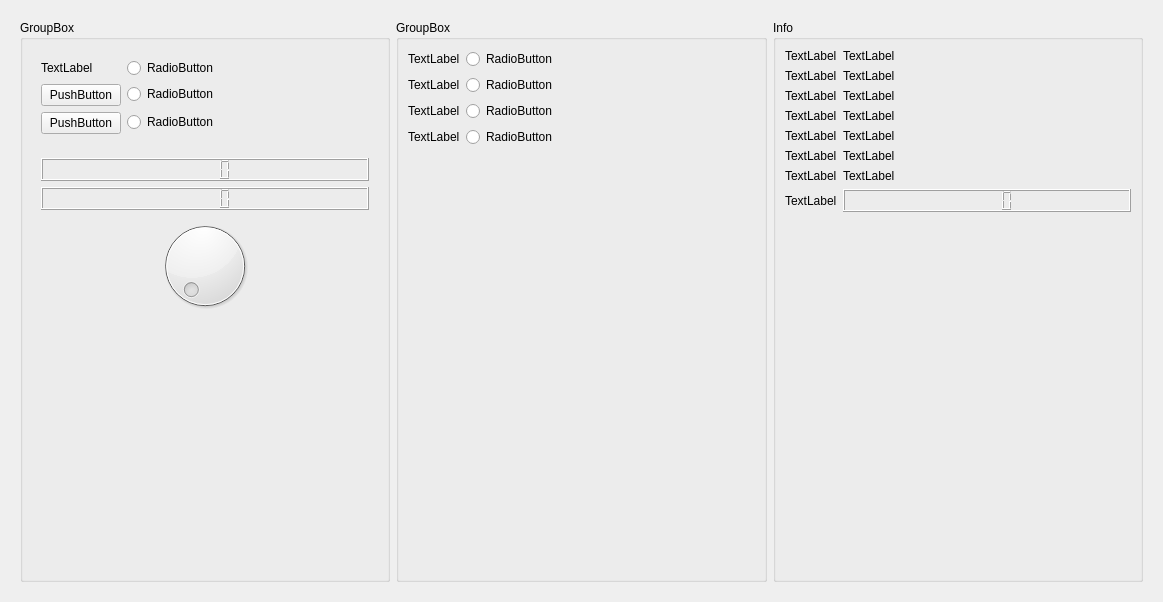
      <widget class="QWidget" name="StatePage">
       <property name="geometry">
        <rect>
         <x>0</x>
         <y>0</y>
         <width>1163</width>
         <height>602</height>
        </rect>
       </property>
       <attribute name="label">
        <string>Панель управления</string>
       </attribute>
       <layout class="QHBoxLayout" name="horizontalLayout">
        <item>
         <widget class="QWidget" name="widget" native="true">
          <layout class="QHBoxLayout" name="horizontalLayout_4">
           <item>
            <widget class="QGroupBox" name="groupBox">
             <property name="title">
              <string>GroupBox</string>
             </property>
             <layout class="QVBoxLayout" name="verticalLayout_2">
              <item>
               <widget class="QFrame" name="frame_4">
                <layout class="QFormLayout" name="formLayout">
                 <item row="0" column="0">
                  <widget class="QLabel" name="label">
                   <property name="text">
                    <string>TextLabel</string>
                   </property>
                  </widget>
                 </item>
                 <item row="0" column="1">
                  <widget class="QRadioButton" name="radioButton">
                   <property name="text">
                    <string>RadioButton</string>
                   </property>
                  </widget>
                 </item>
                 <item row="1" column="0">
                  <widget class="QPushButton" name="pushButton">
                   <property name="text">
                    <string>PushButton</string>
                   </property>
                  </widget>
                 </item>
                 <item row="1" column="1">
                  <widget class="QRadioButton" name="radioButton_2">
                   <property name="text">
                    <string>RadioButton</string>
                   </property>
                  </widget>
                 </item>
                 <item row="2" column="0">
                  <widget class="QPushButton" name="pushButton_2">
                   <property name="text">
                    <string>PushButton</string>
                   </property>
                  </widget>
                 </item>
                 <item row="2" column="1">
                  <widget class="QRadioButton" name="radioButton_3">
                   <property name="text">
                    <string>RadioButton</string>
                   </property>
                  </widget>
                 </item>
                </layout>
               </widget>
              </item>
              <item>
               <widget class="QFrame" name="frame_5">
                <layout class="QVBoxLayout" name="verticalLayout_3">
                 <item>
                  <widget class="QLCDNumber" name="lcdNumber"/>
                 </item>
                 <item>
                  <widget class="QLCDNumber" name="lcdNumber_2"/>
                 </item>
                 <item>
                  <widget class="QDial" name="dial"/>
                 </item>
                 <item>
                  <spacer name="verticalSpacer_2">
                   <property name="orientation">
                    <enum>Qt::Vertical</enum>
                   </property>
                   <property name="sizeHint" stdset="0">
                    <size>
                     <width>20</width>
                     <height>40</height>
                    </size>
                   </property>
                  </spacer>
                 </item>
                </layout>
               </widget>
              </item>
             </layout>
            </widget>
           </item>
           <item>
            <widget class="QGroupBox" name="groupBox_2">
             <property name="title">
              <string>GroupBox</string>
             </property>
             <layout class="QFormLayout" name="formLayout_2">
              <item row="0" column="0">
               <widget class="QLabel" name="label_2">
                <property name="text">
                 <string>TextLabel</string>
                </property>
               </widget>
              </item>
              <item row="1" column="0">
               <widget class="QLabel" name="label_6">
                <property name="text">
                 <string>TextLabel</string>
                </property>
               </widget>
              </item>
              <item row="2" column="0">
               <widget class="QLabel" name="label_7">
                <property name="text">
                 <string>TextLabel</string>
                </property>
               </widget>
              </item>
              <item row="3" column="0">
               <widget class="QLabel" name="label_8">
                <property name="text">
                 <string>TextLabel</string>
                </property>
               </widget>
              </item>
              <item row="0" column="1">
               <widget class="QRadioButton" name="radioButton_4">
                <property name="text">
                 <string>RadioButton</string>
                </property>
               </widget>
              </item>
              <item row="1" column="1">
               <widget class="QRadioButton" name="radioButton_5">
                <property name="text">
                 <string>RadioButton</string>
                </property>
               </widget>
              </item>
              <item row="2" column="1">
               <widget class="QRadioButton" name="radioButton_6">
                <property name="text">
                 <string>RadioButton</string>
                </property>
               </widget>
              </item>
              <item row="3" column="1">
               <widget class="QRadioButton" name="radioButton_7">
                <property name="text">
                 <string>RadioButton</string>
                </property>
               </widget>
              </item>
             </layout>
            </widget>
           </item>
           <item>
            <widget class="QGroupBox" name="groupBox_3">
             <property name="title">
              <string>Info</string>
             </property>
             <layout class="QFormLayout" name="formLayout_3">
              <item row="0" column="0">
               <widget class="QLabel" name="label_9">
                <property name="text">
                 <string>TextLabel</string>
                </property>
               </widget>
              </item>
              <item row="0" column="1">
               <widget class="QLabel" name="label_17">
                <property name="text">
                 <string>TextLabel</string>
                </property>
               </widget>
              </item>
              <item row="1" column="0">
               <widget class="QLabel" name="label_10">
                <property name="text">
                 <string>TextLabel</string>
                </property>
               </widget>
              </item>
              <item row="2" column="0">
               <widget class="QLabel" name="label_11">
                <property name="text">
                 <string>TextLabel</string>
                </property>
               </widget>
              </item>
              <item row="3" column="0">
               <widget class="QLabel" name="label_12">
                <property name="text">
                 <string>TextLabel</string>
                </property>
               </widget>
              </item>
              <item row="4" column="0">
               <widget class="QLabel" name="label_13">
                <property name="text">
                 <string>TextLabel</string>
                </property>
               </widget>
              </item>
              <item row="5" column="0">
               <widget class="QLabel" name="label_14">
                <property name="text">
                 <string>TextLabel</string>
                </property>
               </widget>
              </item>
              <item row="6" column="0">
               <widget class="QLabel" name="label_15">
                <property name="text">
                 <string>TextLabel</string>
                </property>
               </widget>
              </item>
              <item row="7" column="0">
               <widget class="QLabel" name="label_16">
                <property name="text">
                 <string>TextLabel</string>
                </property>
               </widget>
              </item>
              <item row="1" column="1">
               <widget class="QLabel" name="label_18">
                <property name="text">
                 <string>TextLabel</string>
                </property>
               </widget>
              </item>
              <item row="2" column="1">
               <widget class="QLabel" name="label_19">
                <property name="text">
                 <string>TextLabel</string>
                </property>
               </widget>
              </item>
              <item row="3" column="1">
               <widget class="QLabel" name="label_20">
                <property name="text">
                 <string>TextLabel</string>
                </property>
               </widget>
              </item>
              <item row="4" column="1">
               <widget class="QLabel" name="label_21">
                <property name="text">
                 <string>TextLabel</string>
                </property>
               </widget>
              </item>
              <item row="5" column="1">
               <widget class="QLabel" name="label_22">
                <property name="text">
                 <string>TextLabel</string>
                </property>
               </widget>
              </item>
              <item row="6" column="1">
               <widget class="QLabel" name="label_23">
                <property name="text">
                 <string>TextLabel</string>
                </property>
               </widget>
              </item>
              <item row="7" column="1">
               <widget class="QLCDNumber" name="lcdNumber_3"/>
              </item>
             </layout>
            </widget>
           </item>
          </layout>
         </widget>
        </item>
       </layout>
      </widget>
